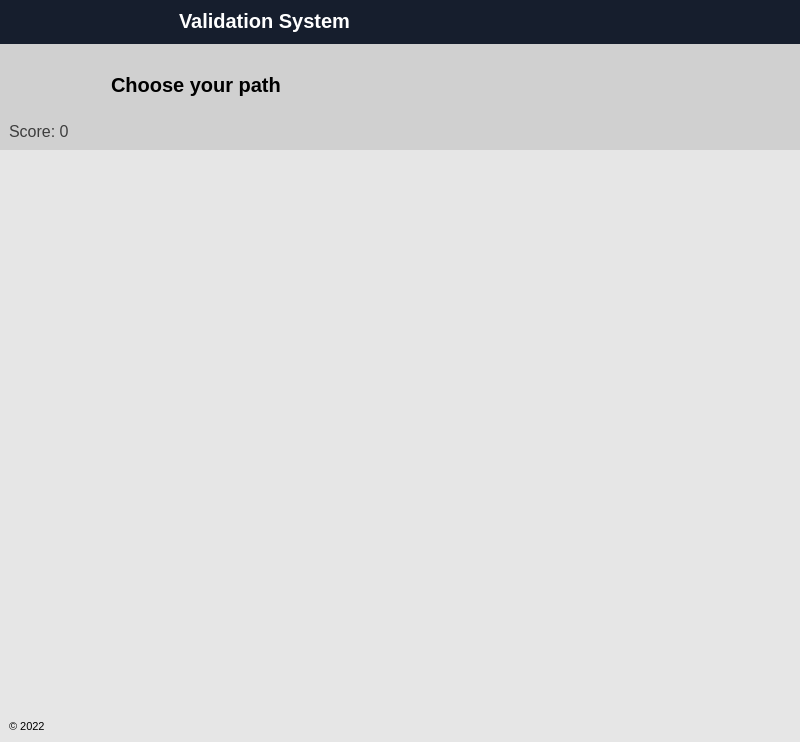
<?xml version="1.0" encoding="UTF-8"?>
<ui version="4.0">
 <class>MainWindow</class>
 <widget class="QMainWindow" name="MainWindow">
  <property name="geometry">
   <rect>
    <x>0</x>
    <y>0</y>
    <width>800</width>
    <height>742</height>
   </rect>
  </property>
  <property name="windowTitle">
   <string>MainWindow</string>
  </property>
  <property name="styleSheet">
   <string notr="true">*{
	border: none
}</string>
  </property>
  <widget class="QWidget" name="centralwidget">
   <property name="autoFillBackground">
    <bool>false</bool>
   </property>
   <property name="styleSheet">
    <string notr="true">background-color: rgb(230, 230, 230);</string>
   </property>
   <layout class="QVBoxLayout" name="verticalLayout">
    <property name="spacing">
     <number>0</number>
    </property>
    <property name="leftMargin">
     <number>0</number>
    </property>
    <property name="topMargin">
     <number>0</number>
    </property>
    <property name="rightMargin">
     <number>0</number>
    </property>
    <property name="bottomMargin">
     <number>0</number>
    </property>
    <item alignment="Qt::AlignTop">
     <widget class="QFrame" name="header">
      <property name="styleSheet">
       <string notr="true">background-color: rgb(22, 30, 45);</string>
      </property>
      <property name="frameShape">
       <enum>QFrame::NoFrame</enum>
      </property>
      <property name="frameShadow">
       <enum>QFrame::Raised</enum>
      </property>
      <layout class="QHBoxLayout" name="horizontalLayout">
       <property name="spacing">
        <number>0</number>
       </property>
       <property name="leftMargin">
        <number>0</number>
       </property>
       <property name="topMargin">
        <number>0</number>
       </property>
       <property name="rightMargin">
        <number>0</number>
       </property>
       <property name="bottomMargin">
        <number>0</number>
       </property>
       <item>
        <widget class="QFrame" name="header_left">
         <property name="frameShape">
          <enum>QFrame::StyledPanel</enum>
         </property>
         <property name="frameShadow">
          <enum>QFrame::Raised</enum>
         </property>
         <layout class="QHBoxLayout" name="horizontalLayout_3">
          <property name="spacing">
           <number>0</number>
          </property>
          <property name="leftMargin">
           <number>11</number>
          </property>
          <property name="rightMargin">
           <number>50</number>
          </property>
          <property name="bottomMargin">
           <number>11</number>
          </property>
          <item alignment="Qt::AlignLeft">
           <widget class="QLabel" name="lb_icon">
            <property name="styleSheet">
             <string notr="true">color: rgb(255, 255, 255);</string>
            </property>
            <property name="text">
             <string/>
            </property>
            <property name="pixmap">
             <pixmap>icons/white/icons8-system-information-50.png</pixmap>
            </property>
           </widget>
          </item>
          <item alignment="Qt::AlignLeft">
           <widget class="QLabel" name="lb_validation_system">
            <property name="font">
             <font>
              <pointsize>15</pointsize>
              <weight>75</weight>
              <bold>true</bold>
             </font>
            </property>
            <property name="styleSheet">
             <string notr="true">color: rgb(255, 255, 255);</string>
            </property>
            <property name="text">
             <string>Validation System</string>
            </property>
           </widget>
          </item>
         </layout>
        </widget>
       </item>
       <item alignment="Qt::AlignRight">
        <widget class="QFrame" name="header_right">
         <property name="frameShape">
          <enum>QFrame::StyledPanel</enum>
         </property>
         <property name="frameShadow">
          <enum>QFrame::Raised</enum>
         </property>
         <layout class="QHBoxLayout" name="horizontalLayout_2">
          <property name="spacing">
           <number>15</number>
          </property>
          <property name="leftMargin">
           <number>0</number>
          </property>
          <property name="topMargin">
           <number>0</number>
          </property>
          <property name="rightMargin">
           <number>5</number>
          </property>
          <property name="bottomMargin">
           <number>0</number>
          </property>
          <item>
           <widget class="QPushButton" name="bt_minimize_window">
            <property name="cursor">
             <cursorShape>PointingHandCursor</cursorShape>
            </property>
            <property name="text">
             <string/>
            </property>
            <property name="icon">
             <iconset>
              <normaloff>icons/white/icons8-minus-24.png</normaloff>icons/white/icons8-minus-24.png</iconset>
            </property>
           </widget>
          </item>
          <item>
           <widget class="QPushButton" name="bt_close_window">
            <property name="cursor">
             <cursorShape>PointingHandCursor</cursorShape>
            </property>
            <property name="text">
             <string/>
            </property>
            <property name="icon">
             <iconset>
              <normaloff>icons/white/icons8-close-24.png</normaloff>icons/white/icons8-close-24.png</iconset>
            </property>
           </widget>
          </item>
         </layout>
        </widget>
       </item>
      </layout>
     </widget>
    </item>
    <item>
     <widget class="QFrame" name="main">
      <property name="sizePolicy">
       <sizepolicy hsizetype="Preferred" vsizetype="Expanding">
        <horstretch>0</horstretch>
        <verstretch>0</verstretch>
       </sizepolicy>
      </property>
      <property name="frameShape">
       <enum>QFrame::NoFrame</enum>
      </property>
      <property name="frameShadow">
       <enum>QFrame::Raised</enum>
      </property>
      <layout class="QVBoxLayout" name="verticalLayout_2">
       <property name="spacing">
        <number>0</number>
       </property>
       <property name="leftMargin">
        <number>0</number>
       </property>
       <property name="topMargin">
        <number>0</number>
       </property>
       <property name="rightMargin">
        <number>0</number>
       </property>
       <property name="bottomMargin">
        <number>0</number>
       </property>
       <item alignment="Qt::AlignTop">
        <widget class="QStackedWidget" name="sw_header">
         <property name="styleSheet">
          <string notr="true">background-color: rgb(208, 208, 208);</string>
         </property>
         <property name="currentIndex">
          <number>0</number>
         </property>
         <widget class="QWidget" name="scenarios_header">
          <layout class="QVBoxLayout" name="verticalLayout_3">
           <item>
            <widget class="QFrame" name="main_header">
             <property name="sizePolicy">
              <sizepolicy hsizetype="Ignored" vsizetype="Expanding">
               <horstretch>0</horstretch>
               <verstretch>0</verstretch>
              </sizepolicy>
             </property>
             <property name="minimumSize">
              <size>
               <width>756</width>
               <height>0</height>
              </size>
             </property>
             <property name="frameShape">
              <enum>QFrame::StyledPanel</enum>
             </property>
             <property name="frameShadow">
              <enum>QFrame::Raised</enum>
             </property>
             <layout class="QHBoxLayout" name="horizontalLayout_5">
              <property name="spacing">
               <number>0</number>
              </property>
              <property name="sizeConstraint">
               <enum>QLayout::SetDefaultConstraint</enum>
              </property>
              <property name="leftMargin">
               <number>0</number>
              </property>
              <property name="topMargin">
               <number>0</number>
              </property>
              <property name="rightMargin">
               <number>0</number>
              </property>
              <property name="bottomMargin">
               <number>0</number>
              </property>
              <item alignment="Qt::AlignHCenter">
               <widget class="QLabel" name="lb_redhead_icon">
                <property name="maximumSize">
                 <size>
                  <width>378</width>
                  <height>16777215</height>
                 </size>
                </property>
                <property name="text">
                 <string/>
                </property>
                <property name="pixmap">
                 <pixmap>icons/icons8-red-hat-50.png</pixmap>
                </property>
               </widget>
              </item>
              <item>
               <widget class="QLabel" name="lb_title">
                <property name="font">
                 <font>
                  <pointsize>15</pointsize>
                  <weight>75</weight>
                  <bold>true</bold>
                 </font>
                </property>
                <property name="text">
                 <string>Choose your path</string>
                </property>
               </widget>
              </item>
              <item>
               <widget class="QFrame" name="frame_5">
                <property name="frameShape">
                 <enum>QFrame::StyledPanel</enum>
                </property>
                <property name="frameShadow">
                 <enum>QFrame::Raised</enum>
                </property>
               </widget>
              </item>
              <item>
               <widget class="QFrame" name="frame_4">
                <property name="frameShape">
                 <enum>QFrame::StyledPanel</enum>
                </property>
                <property name="frameShadow">
                 <enum>QFrame::Raised</enum>
                </property>
               </widget>
              </item>
              <item>
               <widget class="QFrame" name="frame_3">
                <property name="frameShape">
                 <enum>QFrame::StyledPanel</enum>
                </property>
                <property name="frameShadow">
                 <enum>QFrame::Raised</enum>
                </property>
               </widget>
              </item>
              <item>
               <widget class="QFrame" name="frame_2">
                <property name="frameShape">
                 <enum>QFrame::StyledPanel</enum>
                </property>
                <property name="frameShadow">
                 <enum>QFrame::Raised</enum>
                </property>
               </widget>
              </item>
              <item>
               <widget class="QFrame" name="frame">
                <property name="frameShape">
                 <enum>QFrame::StyledPanel</enum>
                </property>
                <property name="frameShadow">
                 <enum>QFrame::Raised</enum>
                </property>
               </widget>
              </item>
             </layout>
            </widget>
           </item>
           <item>
            <widget class="QLabel" name="lb_desc">
             <property name="font">
              <font>
               <pointsize>12</pointsize>
              </font>
             </property>
             <property name="styleSheet">
              <string notr="true">color: rgb(61, 61, 61);</string>
             </property>
             <property name="text">
              <string>Score: 0</string>
             </property>
             <property name="wordWrap">
              <bool>true</bool>
             </property>
            </widget>
           </item>
          </layout>
         </widget>
         <widget class="QWidget" name="tasks_header">
          <layout class="QHBoxLayout" name="horizontalLayout_6">
           <item>
            <widget class="QPushButton" name="bt_back">
             <property name="minimumSize">
              <size>
               <width>50</width>
               <height>0</height>
              </size>
             </property>
             <property name="maximumSize">
              <size>
               <width>50</width>
               <height>16777215</height>
              </size>
             </property>
             <property name="cursor">
              <cursorShape>PointingHandCursor</cursorShape>
             </property>
             <property name="text">
              <string/>
             </property>
             <property name="icon">
              <iconset>
               <normaloff>icons/icons8-back-64.png</normaloff>icons/icons8-back-64.png</iconset>
             </property>
             <property name="iconSize">
              <size>
               <width>40</width>
               <height>40</height>
              </size>
             </property>
            </widget>
           </item>
           <item>
            <widget class="QFrame" name="frame">
             <layout class="QVBoxLayout" name="verticalLayout_8">
              <property name="topMargin">
               <number>20</number>
              </property>
              <item alignment="Qt::AlignHCenter">
               <widget class="QLabel" name="lb_scenario_name_in_task_header">
                <property name="font">
                 <font>
                  <pointsize>11</pointsize>
                  <weight>75</weight>
                  <bold>true</bold>
                 </font>
                </property>
                <property name="text">
                 <string>Scenario XY</string>
                </property>
                <property name="margin">
                 <number>9</number>
                </property>
               </widget>
              </item>
              <item>
               <widget class="QLabel" name="label_2">
                <property name="sizePolicy">
                 <sizepolicy hsizetype="Expanding" vsizetype="Fixed">
                  <horstretch>0</horstretch>
                  <verstretch>0</verstretch>
                 </sizepolicy>
                </property>
                <property name="text">
                 <string/>
                </property>
               </widget>
              </item>
              <item alignment="Qt::AlignHCenter">
               <widget class="QLabel" name="lb_validation_step_in_task_header">
                <property name="sizePolicy">
                 <sizepolicy hsizetype="Expanding" vsizetype="Fixed">
                  <horstretch>0</horstretch>
                  <verstretch>0</verstretch>
                 </sizepolicy>
                </property>
                <property name="font">
                 <font>
                  <pointsize>10</pointsize>
                 </font>
                </property>
                <property name="text">
                 <string>Task XY</string>
                </property>
                <property name="margin">
                 <number>10</number>
                </property>
               </widget>
              </item>
             </layout>
            </widget>
           </item>
           <item alignment="Qt::AlignRight">
            <widget class="QLabel" name="score_task_header">
             <property name="sizePolicy">
              <sizepolicy hsizetype="Minimum" vsizetype="Preferred">
               <horstretch>0</horstretch>
               <verstretch>0</verstretch>
              </sizepolicy>
             </property>
             <property name="minimumSize">
              <size>
               <width>40</width>
               <height>0</height>
              </size>
             </property>
             <property name="text">
              <string>Score: 0</string>
             </property>
             <property name="wordWrap">
              <bool>true</bool>
             </property>
            </widget>
           </item>
          </layout>
         </widget>
        </widget>
       </item>
       <item>
        <widget class="QStackedWidget" name="sw_lists">
         <property name="currentIndex">
          <number>0</number>
         </property>
         <widget class="QWidget" name="scenarios">
          <layout class="QVBoxLayout" name="verticalLayout_4">
           <item>
            <widget class="QScrollArea" name="scrollArea">
             <property name="widgetResizable">
              <bool>true</bool>
             </property>
             <widget class="QWidget" name="scrollAreaWidgetContents">
              <property name="geometry">
               <rect>
                <x>0</x>
                <y>0</y>
                <width>778</width>
                <height>446</height>
               </rect>
              </property>
              <layout class="QGridLayout" name="gridLayout">
               <item row="0" column="0">
                <widget class="QFrame" name="card">
                 <property name="frameShape">
                  <enum>QFrame::StyledPanel</enum>
                 </property>
                 <property name="frameShadow">
                  <enum>QFrame::Raised</enum>
                 </property>
                </widget>
               </item>
              </layout>
             </widget>
            </widget>
           </item>
          </layout>
         </widget>
         <widget class="QWidget" name="tasks">
          <layout class="QVBoxLayout" name="verticalLayout_5">
           <item>
            <widget class="QFrame" name="step_header_frame">
             <layout class="QHBoxLayout" name="horizontalLayout_7">
              <item>
               <spacer name="horizontalSpacer">
                <property name="orientation">
                 <enum>Qt::Horizontal</enum>
                </property>
                <property name="sizeHint" stdset="0">
                 <size>
                  <width>40</width>
                  <height>20</height>
                 </size>
                </property>
               </spacer>
              </item>
              <item>
               <widget class="QFrame" name="next_step_frame">
                <layout class="QHBoxLayout" name="horizontalLayout_9">
                 <property name="leftMargin">
                  <number>100</number>
                 </property>
                 <property name="topMargin">
                  <number>5</number>
                 </property>
                 <property name="bottomMargin">
                  <number>10</number>
                 </property>
                 <item alignment="Qt::AlignRight|Qt::AlignVCenter">
                  <widget class="QLabel" name="lb_next_step">
                   <property name="font">
                    <font>
                     <pointsize>9</pointsize>
                     <italic>false</italic>
                    </font>
                   </property>
                   <property name="text">
                    <string>Next step</string>
                   </property>
                  </widget>
                 </item>
                 <item alignment="Qt::AlignRight|Qt::AlignVCenter">
                  <widget class="QPushButton" name="bt_next">
                   <property name="minimumSize">
                    <size>
                     <width>50</width>
                     <height>0</height>
                    </size>
                   </property>
                   <property name="maximumSize">
                    <size>
                     <width>50</width>
                     <height>16777215</height>
                    </size>
                   </property>
                   <property name="cursor">
                    <cursorShape>PointingHandCursor</cursorShape>
                   </property>
                   <property name="text">
                    <string/>
                   </property>
                   <property name="icon">
                    <iconset>
                     <normaloff>icons/icons8-forward64 .png</normaloff>icons/icons8-forward64 .png</iconset>
                   </property>
                   <property name="iconSize">
                    <size>
                     <width>30</width>
                     <height>30</height>
                    </size>
                   </property>
                  </widget>
                 </item>
                </layout>
               </widget>
              </item>
             </layout>
            </widget>
           </item>
           <item>
            <widget class="QFrame" name="task_body_frame">
             <layout class="QVBoxLayout" name="verticalLayout_6">
              <item alignment="Qt::AlignHCenter|Qt::AlignTop">
               <widget class="QLabel" name="lb_description">
                <property name="sizePolicy">
                 <sizepolicy hsizetype="Minimum" vsizetype="Minimum">
                  <horstretch>0</horstretch>
                  <verstretch>0</verstretch>
                 </sizepolicy>
                </property>
                <property name="minimumSize">
                 <size>
                  <width>0</width>
                  <height>200</height>
                 </size>
                </property>
                <property name="text">
                 <string>Task Description</string>
                </property>
                <property name="wordWrap">
                 <bool>true</bool>
                </property>
               </widget>
              </item>
              <item>
               <widget class="QFrame" name="task_submition_frame">
                <layout class="QHBoxLayout" name="horizontalLayout_13">
                 <item>
                  <widget class="QLineEdit" name="lineEdit">
                   <property name="minimumSize">
                    <size>
                     <width>0</width>
                     <height>40</height>
                    </size>
                   </property>
                   <property name="styleSheet">
                    <string notr="true">padding: 0px 10px;
background-color: rgb(211, 211, 211);</string>
                   </property>
                   <property name="placeholderText">
                    <string>Answer the question</string>
                   </property>
                  </widget>
                 </item>
                 <item>
                  <widget class="QPushButton" name="bt_submit">
                   <property name="minimumSize">
                    <size>
                     <width>0</width>
                     <height>40</height>
                    </size>
                   </property>
                   <property name="font">
                    <font>
                     <weight>75</weight>
                     <bold>true</bold>
                    </font>
                   </property>
                   <property name="cursor">
                    <cursorShape>PointingHandCursor</cursorShape>
                   </property>
                   <property name="styleSheet">
                    <string notr="true">background-color: rgb(22, 30, 45);
color: rgb(255, 255, 255);
border-radius: 25px;</string>
                   </property>
                   <property name="text">
                    <string>Completed</string>
                   </property>
                   <property name="icon">
                    <iconset>
                     <normaloff>icons/white/icons8-play-button-circled-24.png</normaloff>icons/white/icons8-play-button-circled-24.png</iconset>
                   </property>
                  </widget>
                 </item>
                </layout>
               </widget>
              </item>
              <item>
               <widget class="QFrame" name="frame_6">
                <property name="frameShape">
                 <enum>QFrame::StyledPanel</enum>
                </property>
                <property name="frameShadow">
                 <enum>QFrame::Raised</enum>
                </property>
                <layout class="QHBoxLayout" name="horizontalLayout_10">
                 <item>
                  <widget class="QLabel" name="lb_msg_success">
                   <property name="sizePolicy">
                    <sizepolicy hsizetype="Minimum" vsizetype="Preferred">
                     <horstretch>0</horstretch>
                     <verstretch>0</verstretch>
                    </sizepolicy>
                   </property>
                   <property name="minimumSize">
                    <size>
                     <width>0</width>
                     <height>40</height>
                    </size>
                   </property>
                   <property name="styleSheet">
                    <string notr="true">padding: 10px 10px;
color: rgb(7, 226, 87);</string>
                   </property>
                   <property name="text">
                    <string>Success</string>
                   </property>
                  </widget>
                 </item>
                 <item>
                  <widget class="QFrame" name="frame_7">
                   <property name="frameShape">
                    <enum>QFrame::StyledPanel</enum>
                   </property>
                   <property name="frameShadow">
                    <enum>QFrame::Raised</enum>
                   </property>
                   <layout class="QHBoxLayout" name="horizontalLayout_11">
                    <item>
                     <widget class="QPushButton" name="bt_hint">
                      <property name="minimumSize">
                       <size>
                        <width>50</width>
                        <height>30</height>
                       </size>
                      </property>
                      <property name="maximumSize">
                       <size>
                        <width>50</width>
                        <height>16777215</height>
                       </size>
                      </property>
                      <property name="cursor">
                       <cursorShape>PointingHandCursor</cursorShape>
                      </property>
                      <property name="styleSheet">
                       <string notr="true">background-color: rgb(22, 30, 45);
color: rgb(255, 255, 255);
border-radius: 25px;</string>
                      </property>
                      <property name="text">
                       <string>Hint</string>
                      </property>
                     </widget>
                    </item>
                    <item>
                     <widget class="QLabel" name="lb_hint">
                      <property name="text">
                       <string>..</string>
                      </property>
                     </widget>
                    </item>
                   </layout>
                  </widget>
                 </item>
                </layout>
               </widget>
              </item>
             </layout>
            </widget>
           </item>
          </layout>
         </widget>
        </widget>
       </item>
      </layout>
     </widget>
    </item>
    <item alignment="Qt::AlignBottom">
     <widget class="QFrame" name="footer">
      <property name="frameShape">
       <enum>QFrame::NoFrame</enum>
      </property>
      <property name="frameShadow">
       <enum>QFrame::Raised</enum>
      </property>
      <layout class="QHBoxLayout" name="horizontalLayout_4">
       <item alignment="Qt::AlignTop">
        <widget class="QLabel" name="lb_cp">
         <property name="font">
          <font>
           <pointsize>8</pointsize>
          </font>
         </property>
         <property name="text">
          <string>© 2022</string>
         </property>
        </widget>
       </item>
      </layout>
     </widget>
    </item>
   </layout>
  </widget>
 </widget>
 <resources/>
 <connections/>
 <designerdata>
  <property name="gridDeltaX">
   <number>10</number>
  </property>
  <property name="gridDeltaY">
   <number>10</number>
  </property>
  <property name="gridSnapX">
   <bool>true</bool>
  </property>
  <property name="gridSnapY">
   <bool>true</bool>
  </property>
  <property name="gridVisible">
   <bool>false</bool>
  </property>
 </designerdata>
</ui>
